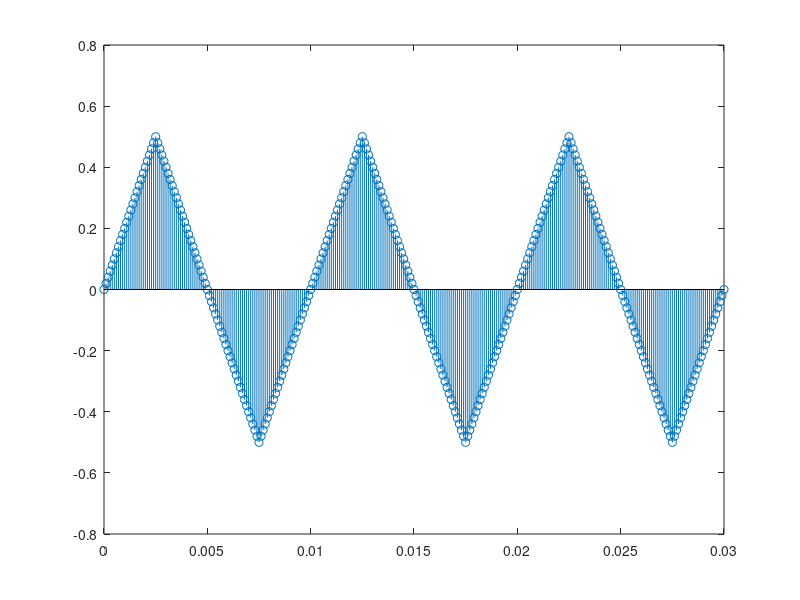

MATLAB code to generate this figure: (Note: this script raises an error after producing the figure.)
clear;
clc;
clf;
close all;
%% a & b
% Parameters to adjust the triangle wave
fs = 10000;
Amp = 0.5;
tStop = 3;
T = .01;
x = 0:(1/fs):tStop;

%Formula for a triangle wave
y=((4*Amp)/T)*(abs(mod(x-(.25*T),T)-0.5*T))-Amp;

yprime=zeros(1,(.03/(1/fs)));

for i = 0:(.03/(1/fs))
    yprime(i+1) = y(i+1);
end

figure("Name","triangle wave");
stem(0:1/fs:.03,yprime);

%% c
M = 100;
L = 10;
g = bartlett(M);
nfft = 1024;

figure("Name", "Spec");
[S,F,T] = spectrogram(y,'yaxis');
waterplot(S,F,T);

function waterplot(s,f,t)
% Waterfall plot of spectrogram
    waterfall(f,t,abs(s)'.^2)
    set(gca,XDir="reverse",View=[30 50])
    xlabel("Frequency (Hz)")
    ylabel("Time (s)")
end